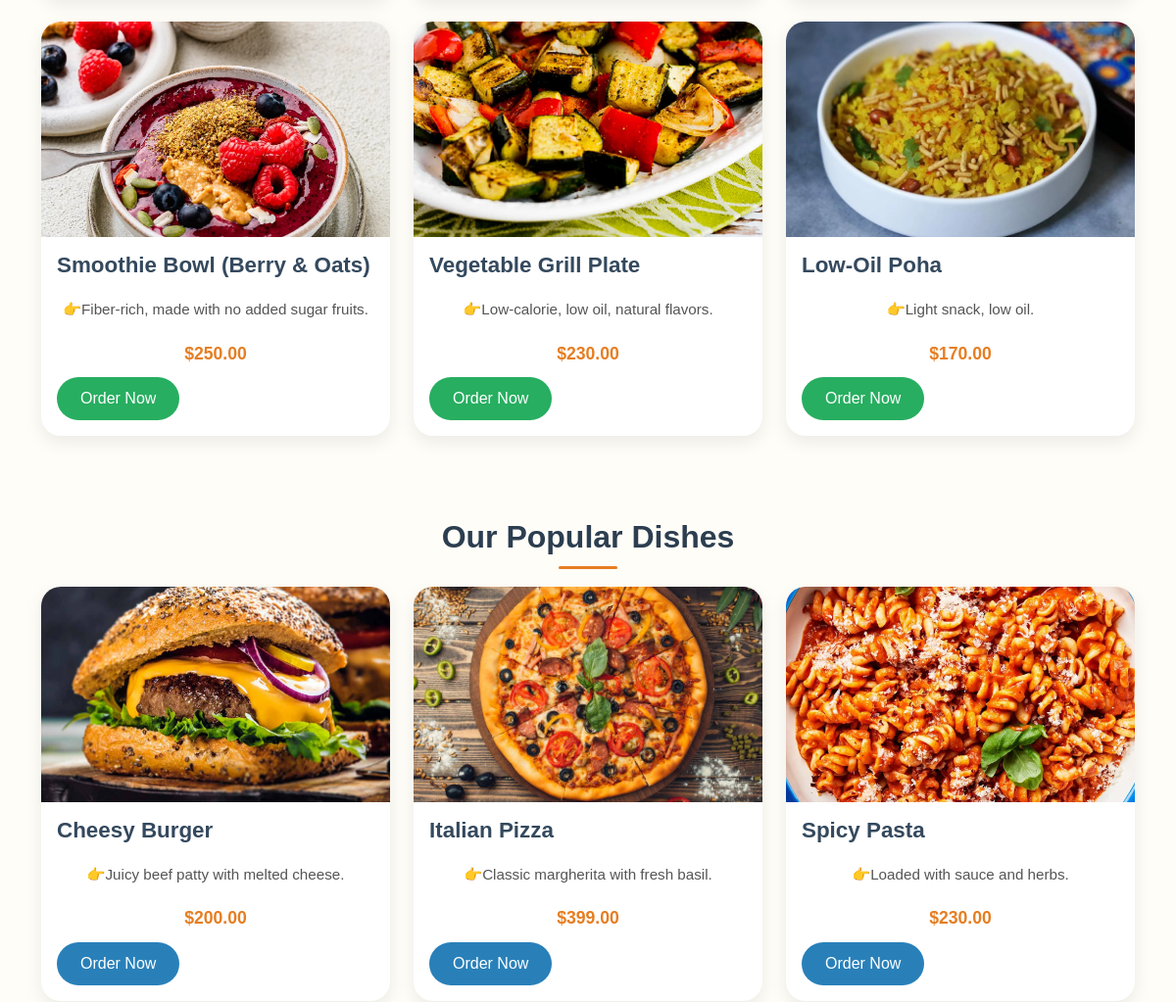
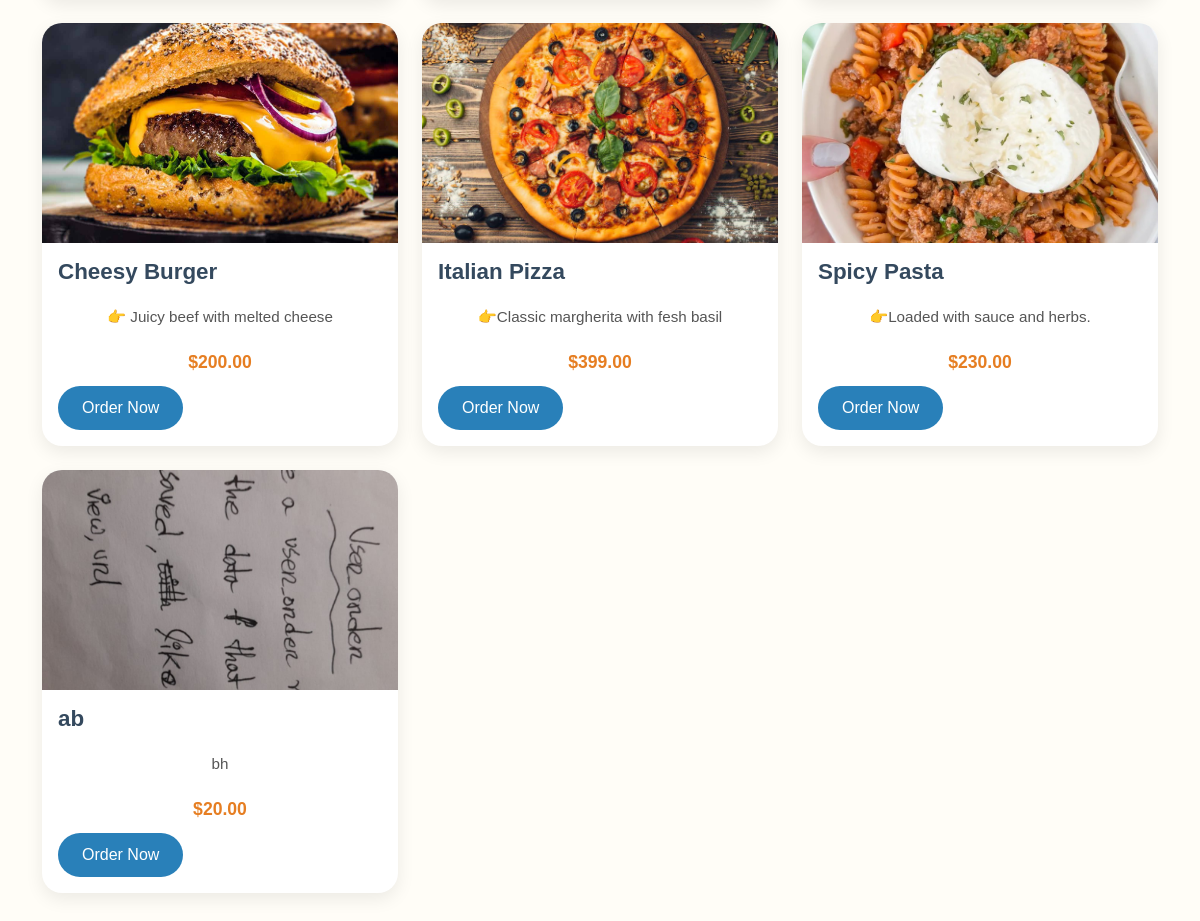
The app's page /menu/ (lower part), older data (2 pictures, top to bottom).
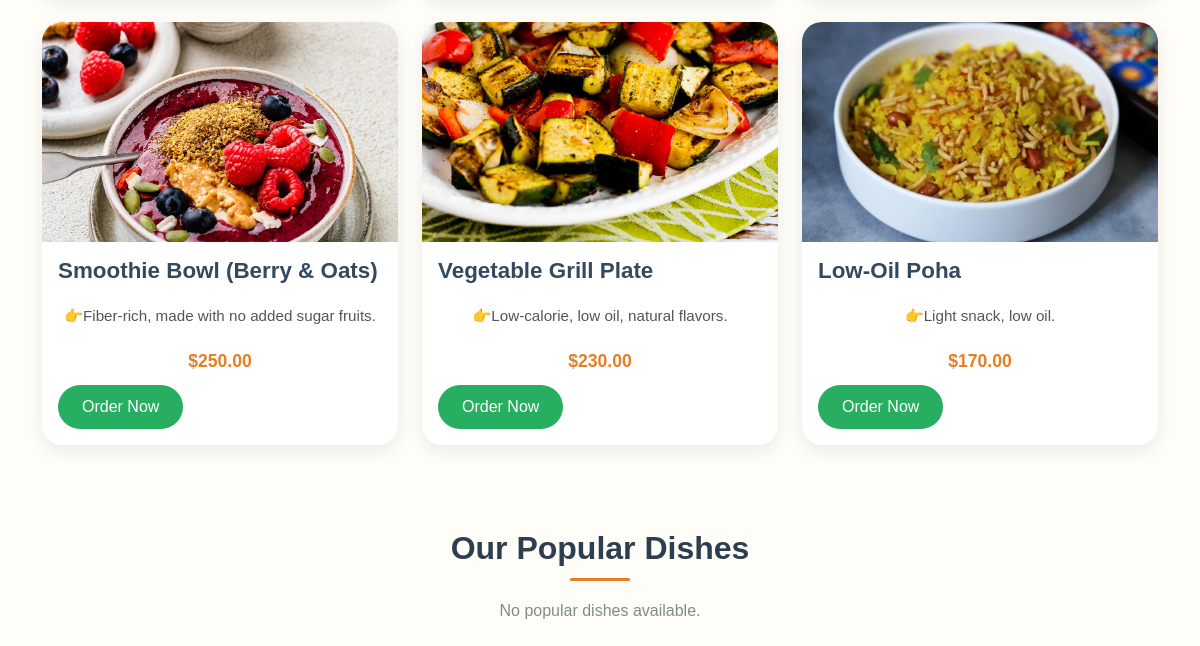
The same page, newer data.
### restaurant/models.py (models this page shows, shortened)
class MenuItem(models.Model):
    CATEGORY_CHOICES = [
        ('🥗 Starters', '🥗 Starters'),
        ('🍛 Main Course', '🍛 Main Course'),
        ('🍝 Noodles & Pasta', '🍝 Noodles & Pasta'),
        ('🍟 Sides', '🍟 Sides'),
        ('🍹 Drinks', '🍹 Drinks'),
        ('🍨 Desserts', '🍨 Desserts'),
        ('Healthy Foods', 'Healthy Foods'),
        ('Our Popular Dishes','Our Popular Dishes')
    ]
    name = models.CharField(max_length=100)
    description = models.TextField()
    price = models.DecimalField(max_digits=6, decimal_places=2)
    image = models.ImageField(upload_to='menu_images/')
    category = models.CharField(max_length=20, choices=CATEGORY_CHOICES, default='🍹 Drinks')

### restaurant/views.py (the view)
# urls.py: path('menu/', views.menu_view, name='menu'),
def menu_view(request, popular_items=None):
    starters_items = MenuItem.objects.filter(category='🥗 Starters')
    main_course_items = MenuItem.objects.filter(category='🍛 Main Course')
    noodles_pasta_items = MenuItem.objects.filter(category='🍝 Noodles & Pasta')
    sides_items = MenuItem.objects.filter(category='🍟 Sides')
    drinks_items = MenuItem.objects.filter(category='🍹 Drinks')
    desserts_items = MenuItem.objects.filter(category='🍨 Desserts')
    healthy_foods_items = MenuItem.objects.filter(category='Healthy Foods')
    popular_items = MenuItem.objects.filter(category='Our Popular Dishes')
    return render(request, 'menu.html', {
        'starters_items': starters_items,
        'main_course_items': main_course_items,
        'noodles_pasta_items': noodles_pasta_items,
        'sides_items': sides_items,
        'drinks_items': drinks_items,
        'desserts_items': desserts_items,
        'healthy_foods_items': healthy_foods_items,
        'popular_items': popular_items,
    })

### templates/menu.html (shortened to what this page needs)
<!DOCTYPE html>
<html lang="en">
<head>
    <link href="https://cdn.jsdelivr.net/npm/bootstrap@5.1.3/dist/css/bootstrap.min.css" rel="stylesheet">
    {% load static %}
</head>
<body>
    <div class="container mt-5">
        <div class="row">
            {% for item in healthy_foods_items %}
            <div class="col-md-4 mb-4">
                <div class="card">
                    <img src="{{ item.image.url }}" class="card-img-top" alt="{{ item.name }}" onerror="this.src='{% static 'img/default-food.jpg' %}'">
                    <div class="card-body">
                        <h5 class="card-title">{{ item.name }}</h5>
                        <p class="card-text">{{ item.description }}</p>
                        <p class="card-text"><strong>${{ item.price }}</strong></p>
                        <a href="{% url 'order_item' item.id %}" class="btn btn-success">Order Now</a>
                    </div>
                </div>
            </div>
            {% empty %}
            <p>No healthy foods available.</p>
            {% endfor %}
        </div>
       <h3>Our Popular Dishes</h3>
      <div class="row">
      {% for item in popular_items %}
     <div class="col-md-4 mb-4">
        <div class="card">
            <img src="{{ item.image.url }}" class="card-img-top" alt="{{ item.name }}" onerror="this.src='{% static 'img/default-food.jpg' %}'">
            <div class="card-body">
                <h5 class="card-title">{{ item.name }}</h5>
                <p class="card-text">{{ item.description }}</p>
                <p class="card-text"><strong>${{ item.price }}</strong></p>
                <a href="{% url 'order_item' item.id %}" class="btn btn-primary">Order Now</a>
            </div>
        </div>
    </div>
    {% empty %}
    <p>No popular dishes available.</p>
    {% endfor %}
</div>
    </div>
</body>
</html>

### templates/menu.html (style rules this page uses)
body { background-color: #fffdf7; font-family: 'Poppins', sans-serif; color: #333; margin: 0; padding: 0; }
h3 { font-size: 2rem; font-weight: 600; color: #2c3e50; margin-top: 60px; text-align: center; position: relative; padding-bottom: 10px; }
h3::after { content: ''; display: block; width: 60px; height: 3px; background: #e67e22; margin: 10px auto 0; border-radius: 5px; }
.container { padding-bottom: 60px; }
.card { border: none; border-radius: 20px; overflow: hidden; box-shadow: 0 6px 18px rgba(0, 0, 0, 0.08); transition: transform 0.3s ease, box-shadow 0.3s ease; }
.card-img-top { height: 220px; object-fit: cover; }
.card-title { font-size: 1.4rem; font-weight: 600; color: #34495e; }
.card-text strong { color: #e67e22; font-size: 1.1rem; }
.btn-success { background-color: #27ae60; border: none; border-radius: 30px; padding: 10px 24px; font-weight: 500; transition: background-color 0.3s ease; }

Row changes from the older to the newer data that the page shows:
removed MenuItem: image (picture), name "Cheesy Burger", description "👉Juicy beef patty with melted cheese.", price "200.00", shown under "Our Popular Dishes"
removed MenuItem: image (picture), name "Italian Pizza", description "👉Classic margherita with fresh basil.", price "399.00", shown under "Our Popular Dishes"
removed MenuItem: image (picture), name "Spicy Pasta", description "👉Loaded with sauce and herbs.", price "230.00", shown under "Our Popular Dishes"
removed MenuItem: image (picture), name "Cheesy Burger", description "👉 Juicy beef with melted cheese", price "200.00", shown under "Our Popular Dishes"
removed MenuItem: image (picture), name "Italian Pizza", description "👉Classic margherita with fesh basil", price "399.00", shown under "Our Popular Dishes"
removed MenuItem: image (picture), name "Spicy Pasta", description "👉Loaded with sauce and herbs.", price "230.00", shown under "Our Popular Dishes"
removed MenuItem: image (picture), name "ab", description "bh", price "20.00", shown under "Our Popular Dishes"
Text that changed along with them:
text now shown: "No popular dishes available."
